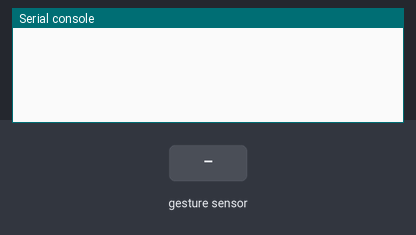
Bench run of a program on a simulated CircuitPython board. Shown: the last lines printed to the serial console. The inputs (shaded band) are chosen by the test bench.

Above: at 1.2 s.
1.3 s: hand swiped up over the gesture sensor
At 2.5 s:
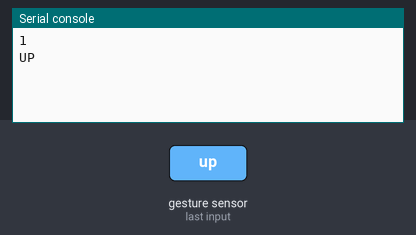
2.8 s: hand swiped down over the gesture sensor
At 3.8 s:
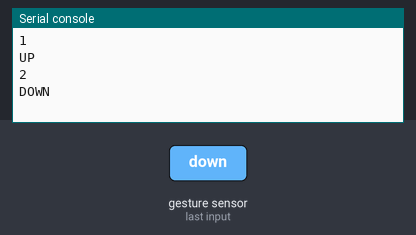
4.3 s: hand swiped left over the gesture sensor
At 5.1 s:
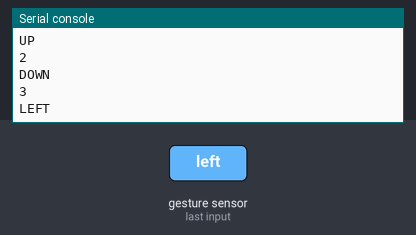
5.8 s: hand swiped right over the gesture sensor
At 6.4 s:
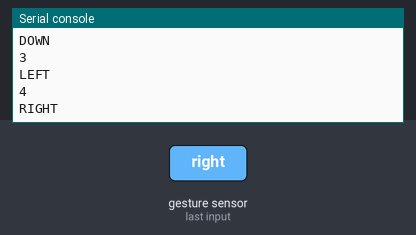
Timing chart, 0 to 8.3 s (numbered marks = the images above; inputs shaded):
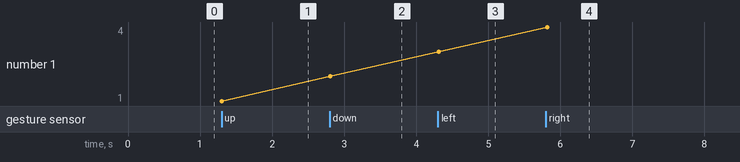

The program:

Gesture_Sensing.py
```python
## Setup Block ##
import board
import time
import adafruit_apds9960.apds9960

# create an I2C() object
i2c = board.I2C()

# create an object for the APDS9960
apds = adafruit_apds9960.apds9960.APDS9960(i2c)

# enable gesture input (gesture requries proximity also)
apds.enable_gesture = True
apds.enable_proximity = True

# a variable to store the previous gesture
pre_gesture = apds.gesture()

# loop forever
while True:
    ## Input Block ##
    # poll the sensor for a gesture
    this_gesture = apds.gesture()

    ## Calculation Block ##

    ## Ouput Block ##
    if this_gesture != pre_gesture:
        pre_gesture = this_gesture
        if this_gesture != 0:
            print(this_gesture)
            if this_gesture == 1:
                print('UP')
            if this_gesture == 2:
                print('DOWN')
            if this_gesture == 3:
                print('LEFT')
            if this_gesture == 4:
                print('RIGHT')

    time.sleep(0.05)
```

Measured:
- after the input at 1.3 s, the serial console: prints a new line at once (image 1)
- after the input at 2.8 s, the serial console: prints a new line at once (image 2)
- after the input at 4.3 s, the serial console: prints a new line at once (image 3)
- after the input at 5.8 s, the serial console: prints a new line at once (image 4)
- plotted number 1: 1 → 2 after the input at 2.8 s, 2 → 3 after the input at 4.3 s, 3 → 4 after the input at 5.8 s
